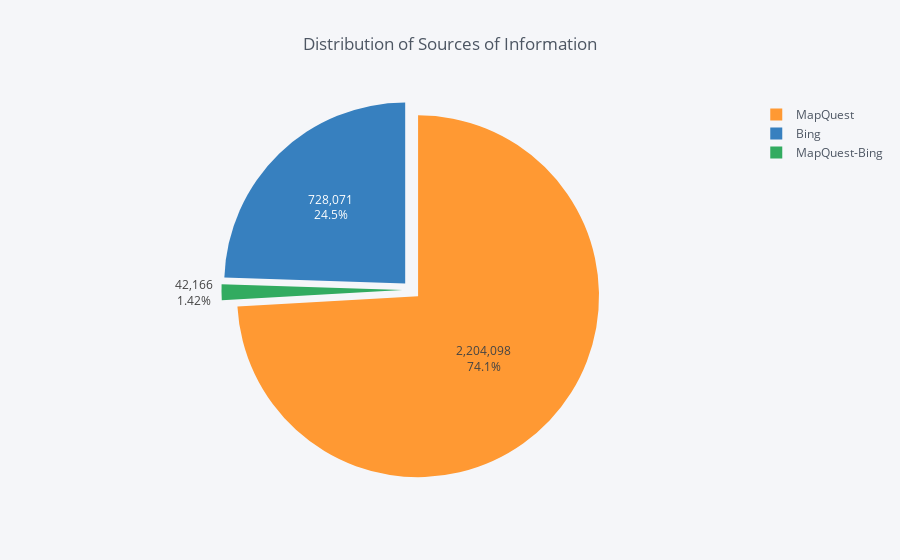

Notebook cell for this chart:
### Markdown cell above
## Plotting the distribution of source

### Code cell
(df_accident['Source']
 .value_counts().compute()
 .reset_index()
 .iplot(kind='pie', labels='index', values='Source', textinfo='value+percent', 
        pull=0.05, title='Distribution of Sources of Information'))

### Figure 1 — Plotly figure (JSON) as saved in the notebook; plotly's stock layout.template omitted (floating-point values rounded to 4 significant figures)
{"data": [{"labels": ["MapQuest", "Bing", "MapQuest-Bing"], "marker": {"colors": ["rgba(255, 153, 51, 1.0)", "rgba(55, 128, 191, 1.0)", "rgba(50, 171, 96, 1.0)"]}, "name": "", "pull": 0.05, "textinfo": "value+percent", "type": "pie", "values": [2204098, 728071, 42166]}], "layout": {"legend": {"bgcolor": "#F5F6F9", "font": {"color": "#4D5663"}}, "paper_bgcolor": "#F5F6F9", "plot_bgcolor": "#F5F6F9", "title": "Distribution of Sources of Information", "titlefont": {"color": "#4D5663"}}}
